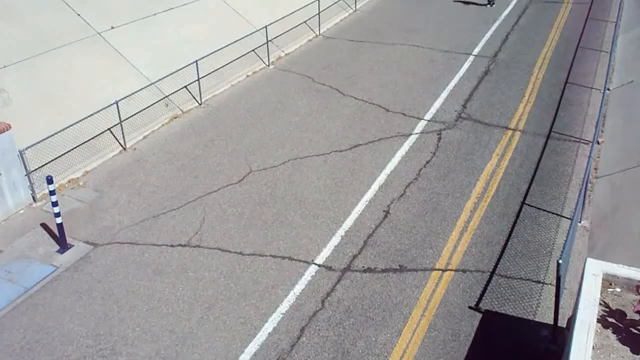
#> input picture frame 73 of Opencv301/03_OPENCVDE_GORUNTU_ISLEME/17_VIDEO_ANALYSIS_BACKGROUND_SUBTRACTION_AND_ROI_EXTRACTION_OF_THE_FOREGROUND/walking.mp4, 640 x 360 px
$ python roi_extraction.py
#> lines starting #> are read from the running program, lines starting #| are printed output that depends on the picture; after the words box and inside, x2 and y2 are one past the last pixel; in counts of white or black regions, pixels touching at a corner belong together
#> further down, frame is the input picture: shape (360, 640, 3); mean B, G, R 156.2, 156, 157.7
import cv2 as cv
import numpy as np

cap = cv.VideoCapture("walking.mp4")

fgbg = cv.createBackgroundSubtractorMOG2(history=500, varThreshold=100)

def process(image):
    mask = fgbg.apply(image)
#> mask: shape (360, 640); every value is 127
    line = cv.getStructuringElement(cv.MORPH_RECT, (1, 5))
    mask = cv.morphologyEx(mask, cv.MORPH_OPEN, line)
    cv.imshow("mask", mask)
    contours, hierarchy = cv.findContours(mask, cv.RETR_EXTERNAL, cv.CHAIN_APPROX_SIMPLE)
#> contours = [[[0, 0], [0, 359], [639, 359], [639, 0]]]
    for c in range(len(contours)):
        area = cv.contourArea(contours[c])
        if area < 150:
            continue
        rect = cv.minAreaRect(contours[c])
        cv.ellipse(image, rect, (0,255,0), 2, 8)
        cv.circle(image, (int(rect[0][0]), int(rect[0][1])), 2, (255,0,0), 2, 8, 0)
#> this loop made 1 pass
#> (area, rect) on pass 1: (229401, ((319.5, 179.5), (359, 639), -90))
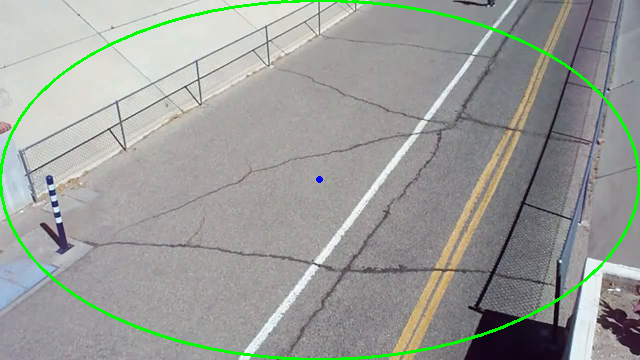
#> image: shape (360, 640, 3); 2.01% of pixels changed, all inside (x1, y1, x2, y2) = (0, 0, 640, 360)
    return image

while True:
    ret, frame = cap.read()
    cv.imshow("input", frame)
    result = process(frame)
    cv.imshow("result", result)
    k = cv.waitKey(50) & 0xff
#> (key Esc is pressed here)
    if k == 27:
        break

$ run again, starting later in the video
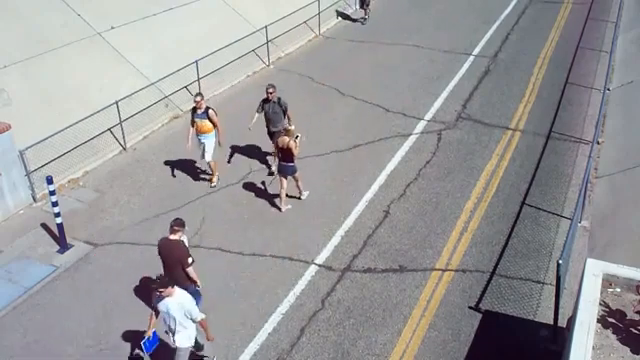
#> input picture frame 330 of Opencv301/03_OPENCVDE_GORUNTU_ISLEME/17_VIDEO_ANALYSIS_BACKGROUND_SUBTRACTION_AND_ROI_EXTRACTION_OF_THE_FOREGROUND/walking.mp4, 640 x 360 px
#> frame is the input picture: shape (360, 640, 3); mean B, G, R 154.2, 152.6, 153.5
#> in process, `mask = fgbg.apply(image)`:
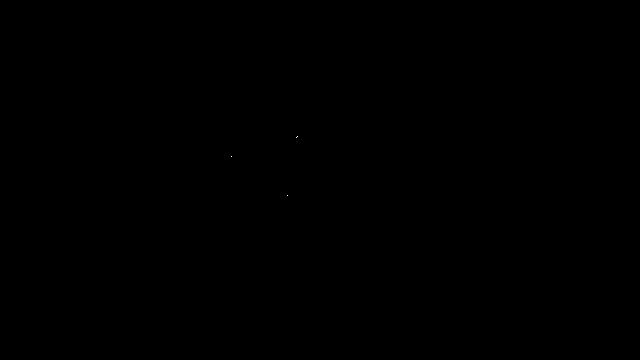
#> mask: shape (360, 640); values 127 (black) and 255 (white), 0% white in thin lines or dots, all inside (x1, y1, x2, y2) = (231, 136, 298, 196)
#> contours = [[[0, 0], [0, 359], [639, 359], [639, 0]]]
#> the loop in process, `for c in range(len(contours)):` made 1 pass
#> (area, rect) on pass 1: (229401, ((319.5, 179.5), (359, 639), -90))
#> after the loop in process, `for c in range(len(contours)):`:
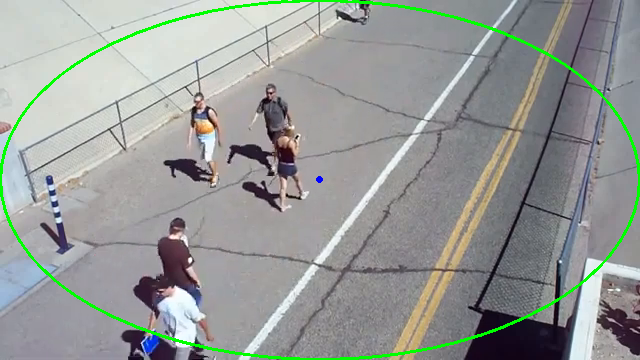
#> image: shape (360, 640, 3); 2.01% of pixels changed, all inside (x1, y1, x2, y2) = (0, 0, 640, 360)

$ run again, starting later in the video
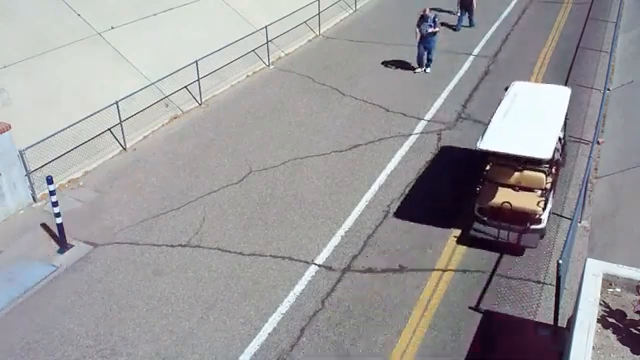
#> input picture frame 587 of Opencv301/03_OPENCVDE_GORUNTU_ISLEME/17_VIDEO_ANALYSIS_BACKGROUND_SUBTRACTION_AND_ROI_EXTRACTION_OF_THE_FOREGROUND/walking.mp4, 640 x 360 px
#> frame is the input picture: shape (360, 640, 3); mean B, G, R 155.6, 153.6, 155.2
#> in process, `mask = fgbg.apply(image)`:
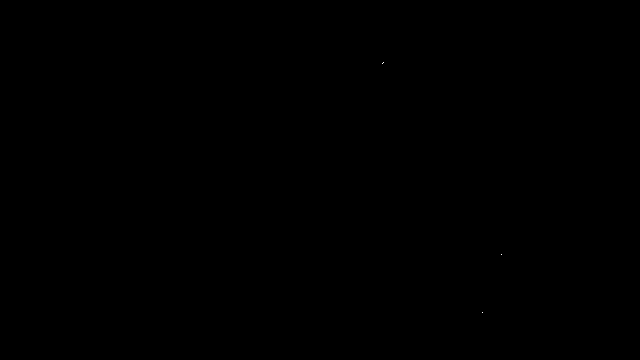
#> mask: shape (360, 640); values 127 (black) and 255 (white), 0% white in thin lines or dots, all inside (x1, y1, x2, y2) = (382, 62, 502, 313)
#> contours = [[[0, 0], [0, 359], [639, 359], [639, 0]]]
#> the loop in process, `for c in range(len(contours)):` made 1 pass
#> (area, rect) on pass 1: (229401, ((319.5, 179.5), (359, 639), -90))
#> after the loop in process, `for c in range(len(contours)):`:
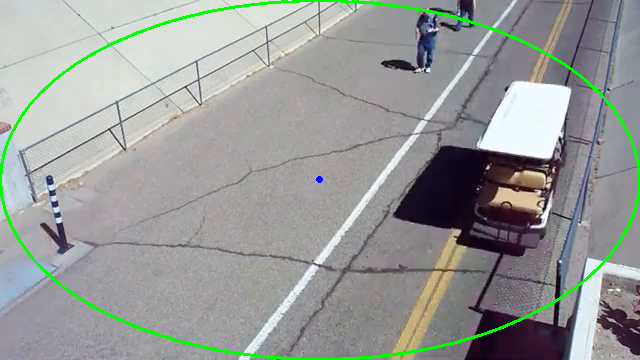
#> image: shape (360, 640, 3); 2.01% of pixels changed, all inside (x1, y1, x2, y2) = (0, 0, 640, 360)
